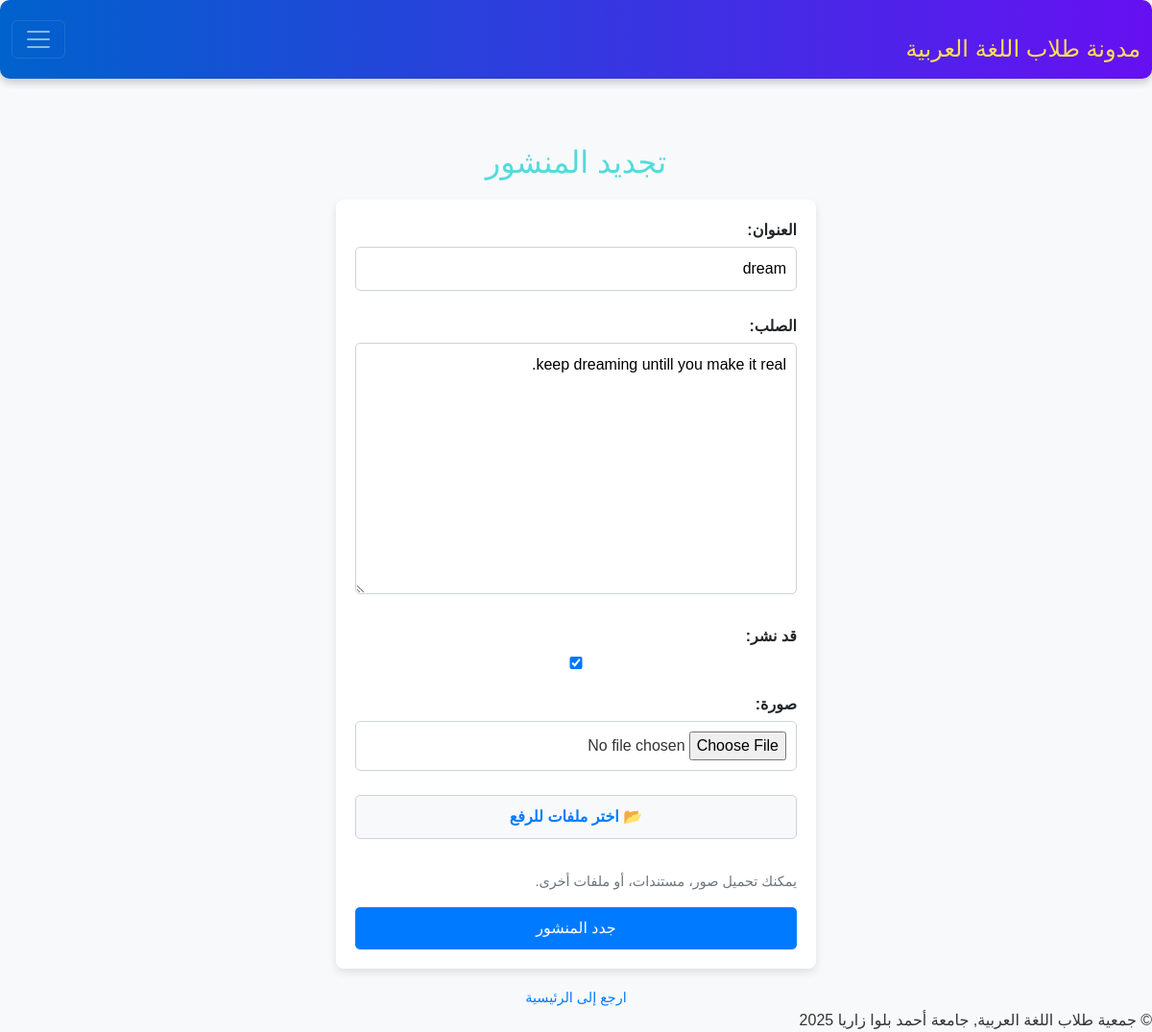
Screenshot of /update_post/1/ with the database file from the repository.
### post/models.py (models this page shows, shortened)
class Post(models.Model):
    title = models.CharField(max_length=200)
    body = models.TextField()
    created_by = models.ForeignKey(User, on_delete=models.CASCADE)
    timestamp = models.DateTimeField(auto_now_add=True)
    is_published = models.BooleanField(default=True)
    image = models.ImageField(null=True, blank=True, upload_to="images/")

### post/views.py (the view)
# urls.py: path('update_post/<int:pk>/', views.update_post, name='update_post'),
@csrf_protect
def update_post(request, pk):
    activate('ar')
    post = Post.objects.get(pk=pk)
    if request.method == 'POST':
        form = CreatePostForm(request.POST, instance=post)
        if form.is_valid():
            form.save()
            messages.info(request, _('Post updated successfully.'))
            return redirect('post:index')
        else:
            messages.error(request, _('Failed to update post.'))
            return redirect('post:update_post', pk=pk)
    else:
        form = CreatePostForm(instance=post)
    context = {'form': form, 'post': post}
    return render(request, 'post/update_post.html', context)

### post/form.py
class CreatePostForm(forms.ModelForm):
    def __init__(self, *args, **kwargs):
        activate('ar')  # Replace 'ar' with the desired language code
        super().__init__(*args, **kwargs)
    class Meta:
        model = Post
        fields = ('title', 'body', 'is_published', 'image')
        labels = {
            'title': _('Title'),
            'body': _('Body'),
            'is_published': _('Is_published?'),
            'image': _('Image'),
        }

### template/post/update_post.html (shortened to what this page needs)
{% extends "post/base.html" %}
{% block content %}
<h2>تجديد المنشور</h2>
<form action="{% url 'post:update_post' post.pk %}" method="post" enctype="multipart/form-data">
    {{ form.as_p }}
    <label class="file-label" for="file-upload">📂 اختر ملفات للرفع</label>
    <p class="file-list">يمكنك تحميل صور، مستندات، أو ملفات أخرى.</p>
    <button class="btn btn-primary" type="submit">جدد المنشور</button>
</form>
<a href="{% url 'post:index' %}">ارجع إلى الرئيسية</a>
{% endblock content %}

### template/post/base.html (style rules this page uses)
body { font-family: 'Amiri', serif; }

### template/post/update_post.html (style rules this page uses)
body { font-family: Arial, sans-serif; background-color: #f8f9fa; margin: 0; padding: 0; color: #333; margin-top: 150px; }
h2 { text-align: center; color: #52dbdb; margin-bottom: 10px; margin-top: 30px; }
form { width: 100%; max-width: 500px; margin: 20px auto; background-color: #fff; padding: 20px; border-radius: 8px; box-shadow: 0 4px 8px rgba(0, 0, 0, 0.1); }
form p { margin-bottom: 15px; }
label { font-weight: bold; display: block; margin-bottom: 5px; color: #212529; }
input, textarea, select { width: 100%; padding: 10px; margin-bottom: 10px; border: 1px solid #ced4da; border-radius: 5px; font-size: 1rem; box-sizing: border-box; }
.file-label { display: block; padding: 10px; background-color: #f8f9fa; border: 1px solid #ced4da; border-radius: 5px; text-align: center; cursor: pointer; font-size: 1rem; color: #007bff; }
.file-list { font-size: 0.9rem; color: #6c757d; margin-top: 5px; }
.btn-primary { display: block; width: 100%; text-decoration: none; color: #fff; background-color: #007bff; padding: 10px 20px; border-radius: 5px; text-align: center; font-size: 1rem; border: none; cursor: pointer; transition: background-color 0.3s ease, box-shadow 0.3s ease; }
a { display: block; text-align: center; margin-top: 20px; color: #007bff; text-decoration: none; font-size: 0.9rem; }

### rows the page displays
Post: title "dream", body "keep dreaming untill you make it real.", is_published "☑"
